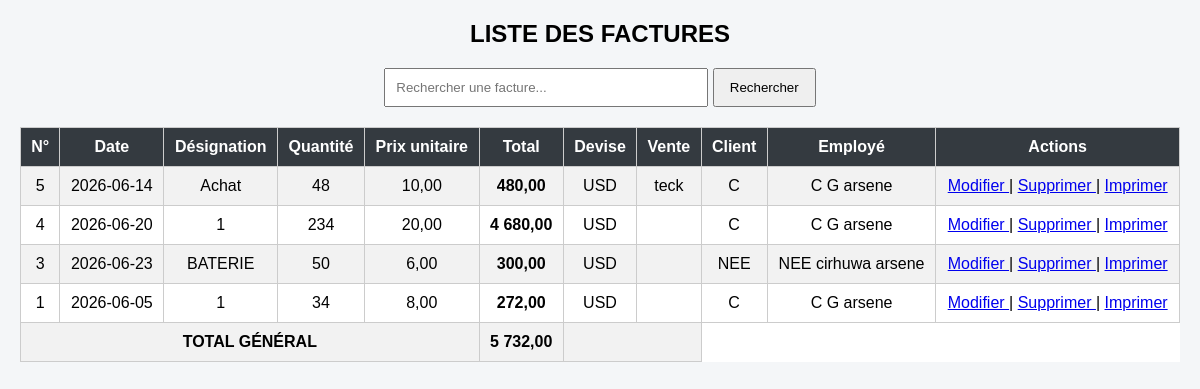
/facture/liste.php, run on the app's committed database.
### tables this page shows
CREATE TABLE IF NOT EXISTS `facture` (
  `id_facture` int(11) NOT NULL AUTO_INCREMENT,
  `desingation` varchar(250) DEFAULT NULL,
  `date` date DEFAULT NULL,
  `QT` int(11) DEFAULT NULL,
  `PU` decimal(10,0) DEFAULT NULL,
  `total` decimal(10,2) DEFAULT NULL,
  `devise` enum('USD','CDF') NOT NULL,
  `id_vente` int(11) DEFAULT NULL,
  `id_client` int(11) DEFAULT NULL,
  `id_employe` int(11) DEFAULT NULL,
  PRIMARY KEY (`id_facture`),
  KEY `id_vente` (`id_vente`),
  KEY `id_employe` (`id_employe`)
);

CREATE TABLE IF NOT EXISTS `vente` (
  `id_vente` int(11) NOT NULL AUTO_INCREMENT,
  `produit` varchar(250) DEFAULT NULL,
  `date` date DEFAULT NULL,
  `quantite` int(11) DEFAULT NULL,
  `PU` decimal(10,0) DEFAULT NULL,
  `montant` decimal(10,2) DEFAULT NULL,
  `devise` enum('USD','CDF') DEFAULT NULL,
  `id_article` int(11) NOT NULL,
  `id_employe` int(11) DEFAULT NULL,
  PRIMARY KEY (`id_vente`),
  KEY `id_employe` (`id_employe`)
);

CREATE TABLE IF NOT EXISTS `employe` (
  `id_employe` int(11) NOT NULL AUTO_INCREMENT,
  `date` date DEFAULT NULL,
  `nom` varchar(50) NOT NULL,
  `postnom` varchar(50) DEFAULT NULL,
  `prenom` varchar(50) DEFAULT NULL,
  `fonction` varchar(50) DEFAULT NULL,
  `telephone` varchar(20) DEFAULT NULL,
  `mail` varchar(50) DEFAULT NULL,
  `salaire` decimal(10,2) DEFAULT NULL,
  PRIMARY KEY (`id_employe`)
);

### facture/liste.php (the view, shortened to what this page needs)
<?php
$serveur = "localhost";
$utilisateur = "root";
$motdepasse = "";
$base = "cici";
$conn = mysqli_connect($serveur, $utilisateur, $motdepasse, $base);
mysqli_set_charset($conn, "utf8");
$recherche = "";
$sql = "
    SELECT
        facture.*,
        vente.produit,
        client.nom,
        employe.nom,
        employe.postnom,
        employe.prenom
    FROM facture
    LEFT JOIN vente
        ON facture.id_vente = vente.id_vente
    LEFT JOIN client
        ON facture.id_client = client.id_client
    LEFT JOIN employe
        ON facture.id_employe = employe.id_employe
";
$sql .= " ORDER BY facture.id_facture DESC";
$resultat = mysqli_query($conn, $sql);
?>
<!DOCTYPE html>
<html lang="fr">
<head>
</head>
<body>
<h2>LISTE DES FACTURES</h2>
<div class="recherche">
    <form method="GET">
        <input
            type="text"
            name="recherche"
            placeholder="Rechercher une facture..."
            value="<?php echo htmlspecialchars($recherche); ?>"
        >
        <button type="submit">
            Rechercher
        </button>
    </form>
</div>
<table>
    <tr>
        <th>N°</th>
        <th>Date</th>
        <th>Désignation</th>
        <th>Quantité</th>
        <th>Prix unitaire</th>
        <th>Total</th>
        <th>Devise</th>
        <th>Vente</th>
        <th>Client</th>
        <th>Employé</th>
        <th>Actions</th>
    </tr>
<?php
$total_general = 0;
if (mysqli_num_rows($resultat) > 0) {
    while ($facture = mysqli_fetch_assoc($resultat)) {
        $total_general += (float)$facture['total'];
        $nom_vente =
            $facture['produit'];
        $nom_client =
            $facture['nom'];
        $nom_employe =
            $facture['nom'] . " " .
            $facture['postnom'] . " " .
            $facture['prenom'];
?>
    <tr>
        <td>
            <?php echo $facture['id_facture']; ?>
        </td>
        <td>
            <?php echo htmlspecialchars($facture['date']); ?>
        </td>
        <td>
            <?php echo htmlspecialchars($facture['desingation']); ?>
        </td>
        <td>
            <?php echo $facture['QT']; ?>
        </td>
        <td>
            <?php echo number_format($facture['PU'], 2, ',', ' '); ?>
        </td>
        <td>
            <strong>
                <?php echo number_format($facture['total'], 2, ',', ' '); ?>
            </strong>
        </td>
        <td>
            <?php echo $facture['devise']; ?>
        </td>
        <td>
            <?php echo htmlspecialchars($nom_vente); ?>
        </td>
        <td>
            <?php echo htmlspecialchars($nom_client); ?>
        </td>
        <td>
            <?php echo htmlspecialchars($nom_employe); ?>
        </td>
        <td>
        <a href="modifier.php?id=<?php echo $facture['id_facture']; ?>">
        Modifier
        </a>
        |
        <a href="suprimer.php?id=<?php echo $facture['id_facture']; ?>"
        onclick="return confirm('Voulez-vous supprimer cette opération ?')">
        Supprimer
        </a>
        |
        <a href="Facture_impression.php?id=<?php echo $facture['id_facture']; ?>">
        Imprimer
        </a>
        </td>
    </tr>
<?php
    }
}
?>
    <tr>
        <td colspan="5">
            <strong>TOTAL GÉNÉRAL</strong>
        </td>
        <td>
            <strong>
                <?php echo number_format($total_general, 2, ',', ' '); ?>
            </strong>
        </td>
        <td colspan="2"></td>
    </tr>
</table>
</body>
</html>

### facture/liste.php (style rules this page uses)
body { font-family: Arial, sans-serif; background: #f4f6f8; margin: 20px; }
h2 { text-align: center; }
.recherche { text-align: center; margin-bottom: 20px; }
input { padding: 10px; width: 300px; }
button { padding: 10px 15px; cursor: pointer; }
table { width: 100%; border-collapse: collapse; background: white; }
th, td { border: 1px solid #ccc; padding: 10px; text-align: center; }
th { background: #343a40; color: white; }
tr:nth-child(even) { background: #f2f2f2; }

### data on the page
facture: id_facture "5", date "2026-06-14", desingation "Achat", QT "48", PU "10,00", total "480,00", devise "USD", id_vente.produit "teck", id_employe.nom "C", id_employe.prenom "C G arsene"
facture: id_facture "4", date "2026-06-20", desingation "1", QT "234", PU "20,00", total "4 680,00", devise "USD", id_employe.nom "C", id_employe.prenom "C G arsene"
facture: id_facture "3", date "2026-06-23", desingation "BATERIE", QT "50", PU "6,00", total "300,00", devise "USD", id_employe.nom "NEE", id_employe.prenom "NEE cirhuwa arsene"
facture: id_facture "1", date "2026-06-05", desingation "1", QT "34", PU "8,00", total "272,00", devise "USD", id_employe.nom "C", id_employe.prenom "C G arsene"

### other printed values
$total_general "5 732,00"
